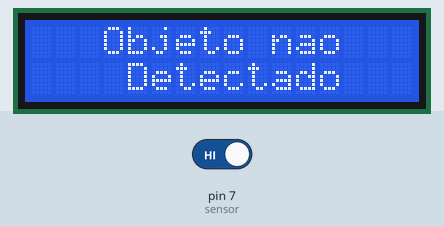
Recording of a sketch running on a simulated Arduino Uno, built with avr-gcc and run on an emulated ATmega328P. Parts: 16×2 character LCD. Inputs (shaded band) come from the test bench; at power-on: pin 7 (sensor) HIGH.

Above: at 1.2 s.
1.3 s: pin 7 (sensor) driven LOW
At 2.2 s:
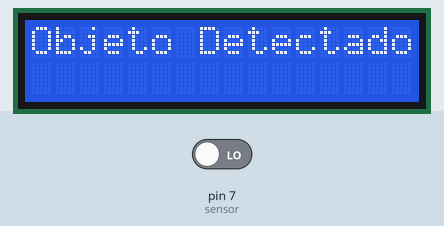
4.3 s: pin 7 (sensor) driven HIGH
At 4.68 s:
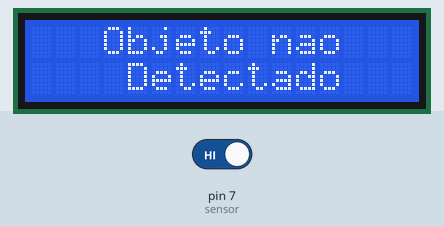
Timing chart, 0 to 7.3 s (numbered marks = the images above; inputs shaded):
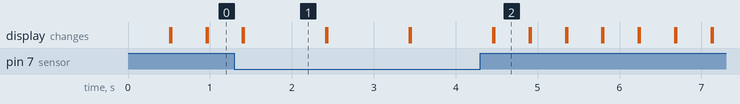

Measured:
- after the input at 1.3 s, the display: first differs from a run without the input after 0.11 s (image 1)
- after the input at 4.3 s, the display: first differs from a run without the input after 0.17 s (image 2)
- what the display in image 1 shows lasts 1.0 s, from 1.4 s to 2.4 s
- what the display in image 2 shows lasts 0.4 s, from 4.5 s to 4.9 s

The sketch:

Sensor_Infravermelho_com_LCD_I2C.ino
```cpp
#include <LiquidCrystal_I2C.h>

LiquidCrystal_I2C lcd(0x3F, 16, 2);

int sensor = 7;

void setup()
{
  lcd.init();
  lcd.backlight();
  pinMode (sensor, INPUT);
}

void loop()
{
  int estado;
  estado = digitalRead(sensor);

  if(estado == 0)
  {
  lcd.setCursor(0, 0);
  lcd.print("Objeto Detectado");
  delay(1000);
  lcd.clear();
  }
  else
  {
    lcd.setCursor(3, 0);
    lcd.print("Objeto nao");
    lcd.setCursor(4, 1);
    lcd.print("Detectado");
    delay(200);
    lcd.clear();
  };


}
```
